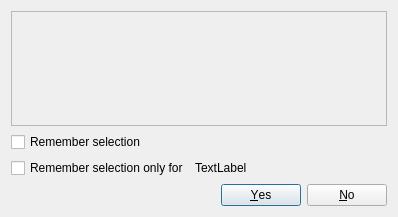
<?xml version="1.0" encoding="UTF-8"?>
<ui version="4.0">
 <class>QuestionBoxMemory</class>
 <widget class="QDialog" name="QuestionBoxMemory">
  <property name="geometry">
   <rect>
    <x>0</x>
    <y>0</y>
    <width>398</width>
    <height>217</height>
   </rect>
  </property>
  <property name="windowTitle">
   <string notr="true">Placeholder</string>
  </property>
  <layout class="QGridLayout" name="gridLayout">
   <item row="0" column="0" colspan="2">
    <widget class="QFrame" name="frame">
     <property name="frameShape">
      <enum>QFrame::StyledPanel</enum>
     </property>
     <property name="frameShadow">
      <enum>QFrame::Raised</enum>
     </property>
     <layout class="QFormLayout" name="formLayout">
      <item row="0" column="0">
       <widget class="QLabel" name="iconLabel">
        <property name="sizePolicy">
         <sizepolicy hsizetype="Fixed" vsizetype="Preferred">
          <horstretch>0</horstretch>
          <verstretch>0</verstretch>
         </sizepolicy>
        </property>
        <property name="minimumSize">
         <size>
          <width>36</width>
          <height>36</height>
         </size>
        </property>
        <property name="autoFillBackground">
         <bool>false</bool>
        </property>
        <property name="text">
         <string/>
        </property>
        <property name="alignment">
         <set>Qt::AlignLeading|Qt::AlignLeft|Qt::AlignTop</set>
        </property>
       </widget>
      </item>
      <item row="0" column="1">
       <widget class="QLabel" name="messageLabel">
        <property name="font">
         <font>
          <pointsize>9</pointsize>
         </font>
        </property>
        <property name="text">
         <string/>
        </property>
        <property name="alignment">
         <set>Qt::AlignLeading|Qt::AlignLeft|Qt::AlignTop</set>
        </property>
        <property name="wordWrap">
         <bool>true</bool>
        </property>
       </widget>
      </item>
     </layout>
    </widget>
   </item>
   <item row="1" column="0">
    <widget class="QCheckBox" name="rememberCheckBox">
     <property name="text">
      <string>Remember selection</string>
     </property>
    </widget>
   </item>
   <item row="2" column="0">
    <widget class="QCheckBox" name="rememberForCheckBox">
     <property name="text">
      <string>Remember selection only for</string>
     </property>
    </widget>
   </item>
   <item row="2" column="1">
    <widget class="QLabel" name="rememberForLabel">
     <property name="text">
      <string>TextLabel</string>
     </property>
    </widget>
   </item>
   <item row="3" column="1">
    <widget class="QDialogButtonBox" name="buttonBox">
     <property name="enabled">
      <bool>true</bool>
     </property>
     <property name="orientation">
      <enum>Qt::Horizontal</enum>
     </property>
     <property name="standardButtons">
      <set>QDialogButtonBox::No|QDialogButtonBox::Yes</set>
     </property>
    </widget>
   </item>
  </layout>
 </widget>
 <resources/>
 <connections>
  <connection>
   <sender>buttonBox</sender>
   <signal>accepted()</signal>
   <receiver>QuestionBoxMemory</receiver>
   <slot>accept()</slot>
   <hints>
    <hint type="sourcelabel">
     <x>248</x>
     <y>254</y>
    </hint>
    <hint type="destinationlabel">
     <x>157</x>
     <y>274</y>
    </hint>
   </hints>
  </connection>
  <connection>
   <sender>buttonBox</sender>
   <signal>rejected()</signal>
   <receiver>QuestionBoxMemory</receiver>
   <slot>reject()</slot>
   <hints>
    <hint type="sourcelabel">
     <x>316</x>
     <y>260</y>
    </hint>
    <hint type="destinationlabel">
     <x>286</x>
     <y>274</y>
    </hint>
   </hints>
  </connection>
 </connections>
</ui>
